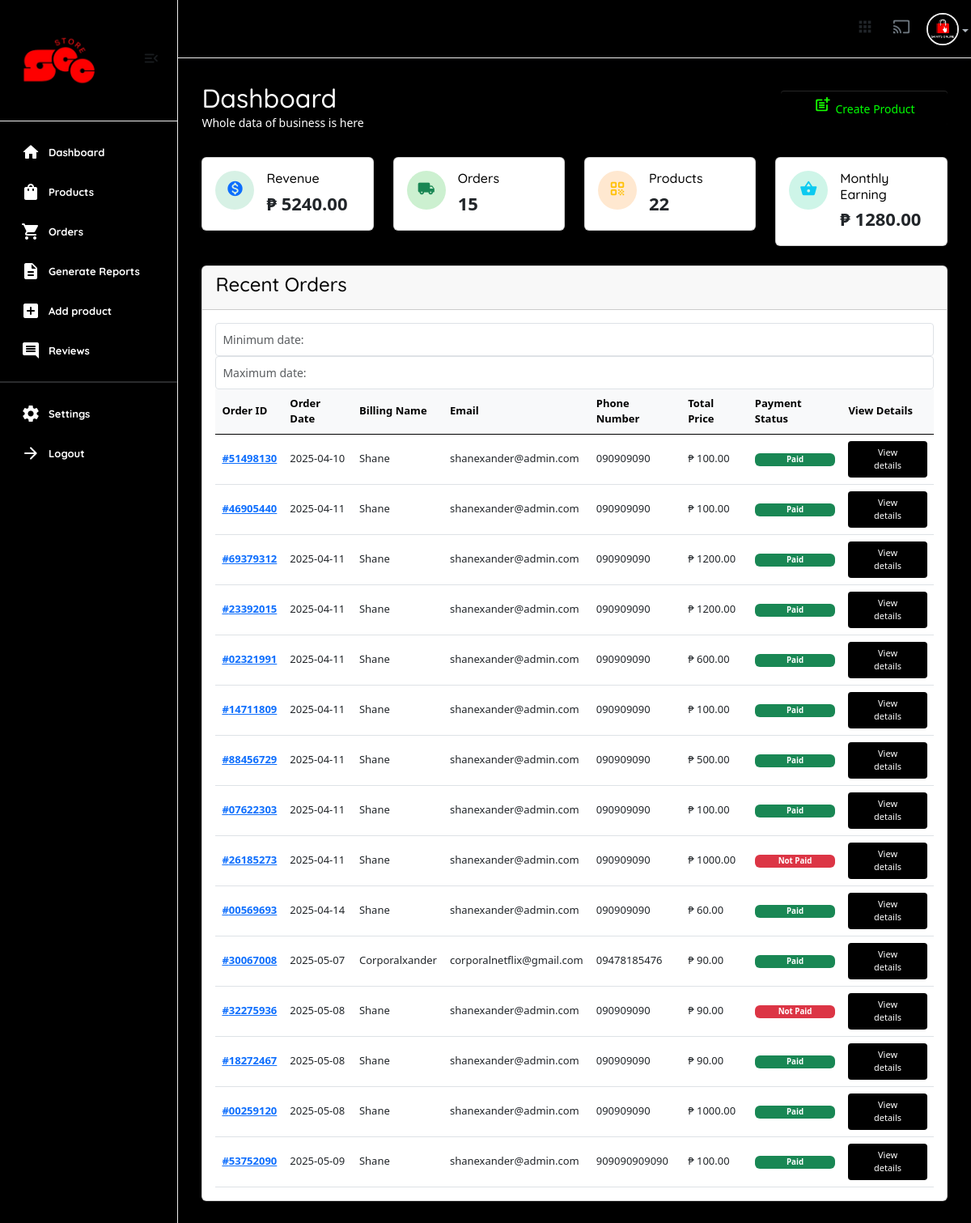
Page /useradmin/ (signed in) on the earlier database version.
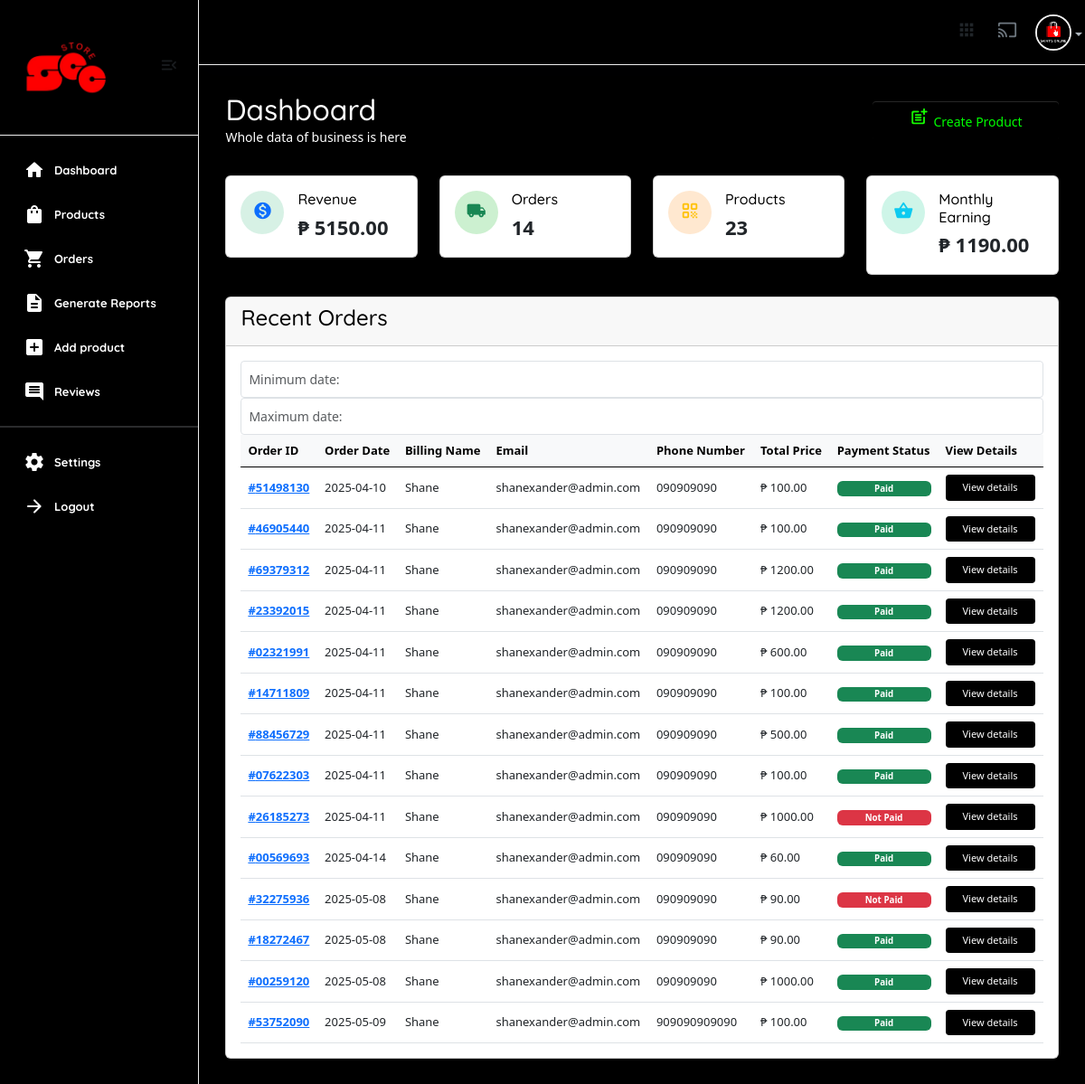
Same page on the later database version.
### core/models.py (models this page shows)
class CartOrder(models.Model):
    user = models.ForeignKey(User, on_delete=models.CASCADE,)
    full_name = models.CharField(max_length=100, null=True, blank=True)
    email = models.CharField(max_length=100, null=True, blank=True)
    phone = models.CharField(max_length=100, null=True, blank=True)
    address = models.CharField(max_length=100, null=True, blank=True)
    city = models.CharField(max_length=100, null=True, blank=True)
    state = models.CharField(max_length=100, null=True, blank=True)
    country = models.CharField(max_length=100, null=True, blank=True)
    price = models.DecimalField(max_digits=12, decimal_places=2, default="1.99")
    vat = models. DecimalField(max_digits=12, decimal_places=2, default="0.00")
    saved = models.DecimalField(max_digits=12, decimal_places=2, default="0.00")
    coupons = models.ManyToManyField("core.Coupon", blank=True)
    paid_status = models.BooleanField(default=False)
    order_date = models.DateTimeField(auto_now_add=False, null=True, default=timezone.now)
    product_status = models.CharField(choices=STATUS_CHOICES, max_length=30, default="processing")
    sku = ShortUUIDField(null=True, blank=True, length=5, prefix="SKU", max_length=20, alphabet="abcd1234")
    oid = ShortUUIDField(null=True, blank=True, length=8, max_length=20, alphabet="1234567890")
    date = models.DateTimeField(default=timezone.now, null=True, blank=True)
    stripe_payment_intent = models.CharField(max_length=1000, null=True, blank=True)
    class Meta:
        verbose_name_plural = "Cart Order"

### useradmin/views.py (the view)
# urls.py: path("", views.dashboard, name="dashboard"),
@user_passes_test(is_admin)
def dashboard(request):
    user = User.objects.get(id=request.user.id)
    revenue = 0  # Placeholder for total revenue. Replace with actual query when ready.
    revenue = CartOrder.objects.filter(paid_status=True).aggregate(price=Sum("price"))
    this_month = dt.datetime.now().month
    monthly_revenue = CartOrder.objects.filter(paid_status=True, order_date__month=this_month).aggregate(price=Sum("price"))
    total_orders_count = CartOrder.objects.all()
    all_products = Product.objects.all()
    all_categories = Category.objects.all()
    new_customers = User.objects.all().order_by("-id")[:6]
    latest_orders = CartOrder.objects.all()
    context = {
        "user": user,
        "monthly_revenue": monthly_revenue,
        "revenue": revenue,
        "all_products": all_products,
        "all_categories": all_categories,
        "new_customers": new_customers,
        "latest_orders": latest_orders,
        "total_orders_count": total_orders_count,
    }
    return render(request, "useradmin/dashboard.html", context)

### core/context_processor.py (called while the page is built)
def default(request):
    categories = Category.objects.all()
    vendors = Vendor.objects.all()
    min_max_price = Product.objects.aggregate(Min("price"), Max("price"))
    try:
        address = Address.objects.get(user=request.user)
    except:
        address = None
    return {
        'categories': categories,
        'address':address,
        'vendors': vendors,
        'min_max_price':min_max_price
    }

### useradmin/views.py (called while the page is built)
def is_admin(user):
    return user.groups.filter(name='Staff').exists()

### templates/useradmin/dashboard.html (shortened to what the changed rows need)
{% extends 'useradmin/base.html' %}
{% load static %}
{% load humanize %}
{% block content %}
<section class="content-main">
    <div class="content-header">
        <div>
            <h2 class="content-title card-title text-white" style="color:rgb(255, 255, 255);">Dashboard</h2>
        </div>
    </div>
    <div class="row">
        <div class="col-lg-3">
            <div class="card card-body mb-4">
                <article class="icontext">
                    <div class="text">
                        <h6 class="mb-1 card-title">Revenue</h6>
                            <span>₱ {{ revenue.price|floatformat:2 }}</span>
                    </div>
                </article>
            </div>
        </div>
        <div class="col-lg-3">
            <div class="card card-body mb-4">
                <article class="icontext">
                    <div class="text">
                        <h6 class="mb-1 card-title">Orders</h6>
                        <span>{{total_orders_count.count}}</span>
                    </div>
                </article>
            </div>
        </div>
        <div class="col-lg-3">
            <div class="card card-body mb-4">
                <article class="icontext">
                    <div class="text">
                        <h6 class="mb-1 card-title">Products</h6>
                        <span>{{all_products.count}}</span>
                    </div>
                </article>
            </div>
        </div>
        <div class="col-lg-3">
            <div class="card card-body mb-4">
                <article class="icontext">
                    <div class="text">
                        <h6 class="mb-1 card-title">Monthly Earning</h6>
                        <span>₱ {{ monthly_revenue.price|floatformat:2 }}</span>
                    </div>
                </article>
            </div>
        </div>
    </div>
    <div class="card mb-4">
        <div class="card-body">
            <div class="table-responsive">
                <div class="table-responsive">
                    <table id="recentOrders" class="table align-middle table-nowrap mb-0">
                        <thead class="table-light">
                            <tr>
                                <th class="align-middle" scope="col">Order ID</th>
                                <th class="align-middle" scope="col">Order Date</th>
                                <th class="align-middle" scope="col">Billing Name</th>
                                <th class="align-middle" scope="col">Email</th>
                                <th class="align-middle" scope="col">Phone Number</th>
                                <th class="align-middle" scope="col">Total Price</th>
                                <th class="align-middle" scope="col">Payment Status</th>
                                <th class="align-middle" scope="col">View Details</th>
                            </tr>
                        </thead>
                        <tbody>
                            {% for l in latest_orders %}
                            <tr>
                                <td><a href="#" class="fw-bold">#{{l.oid}}</a></td>
                                <td>{{l.order_date|date:"Y-m-d"}}</td>
                                <td>{{l.full_name}}</td>
                                <td>{{l.email}}</td>
                                <td>{{l.phone}}</td>
                                <td>₱ {{l.price}}</td>
                                <td>
                                    {% if l.paid_status == True %}
                                    <span class="badge bg-success w-100 h-100">Paid</span>
                                    {% else %}
                                    <span class="badge bg-danger w-100 h-100">Not Paid</span>
                                    {% endif %}
                                </td>
                                <td>
                                    <a href="{% url 'useradmin:order_detail' l.id %}" class="btn btn-xs"> View details</a>
                                </td>
                            </tr>
                            {% endfor %}
                        </tbody>
                    </table>
                </div>
            </div>
        </div>
    </div>
</section>
{% endblock content %}

Differences in the rows shown:
removed CartOrder: oid "30067008", order_date "2025-05-07", full_name "Corporalxander", email "corporalnetflix@gmail.com", phone "09478185476", price "90.00", paid_status "Paid"
Other differences:
{{ revenue.price|floatformat:2 }}: "5240.00" → "5150.00"
{{ total_orders_count.count }}: "15" → "14"
{{ all_products.count }}: "22" → "23"
{{ monthly_revenue.price|floatformat:2 }}: "1280.00" → "1190.00"
